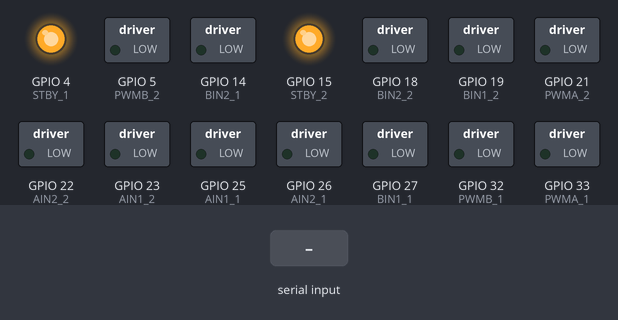
Bench run of a sketch on a simulated ESP32. Parts: switched loads named in the sketch (green lamp = pin HIGH), output pins drawn as LEDs (lit = HIGH). Inputs (shaded band) come from the test bench. What the sketch prints to the serial monitor is not drawn.

Above: at 1.2 s.
1.3 s: "F90\n" received over Serial
At 2.8 s:
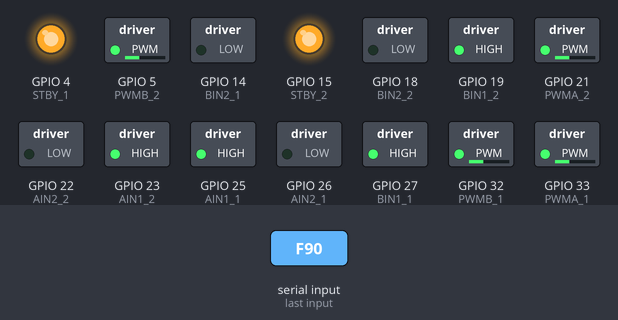
3.1 s: "S\n" received over Serial
At 4.4 s:
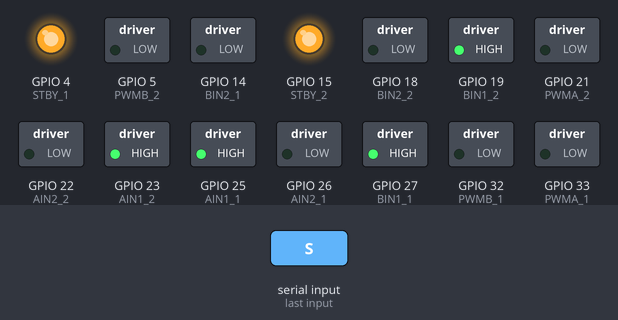
4.9 s: "M,45\n" received over Serial
At 5.9 s:
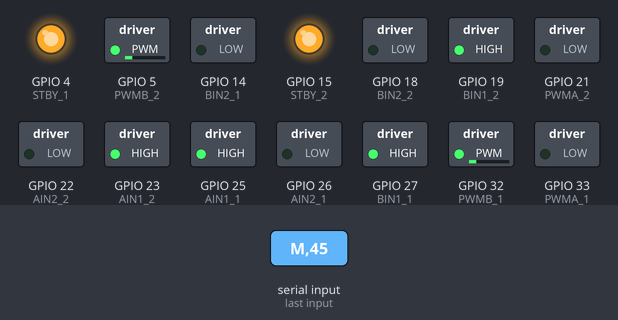
6.4 s: "B90\n" received over Serial
At 7.9 s:
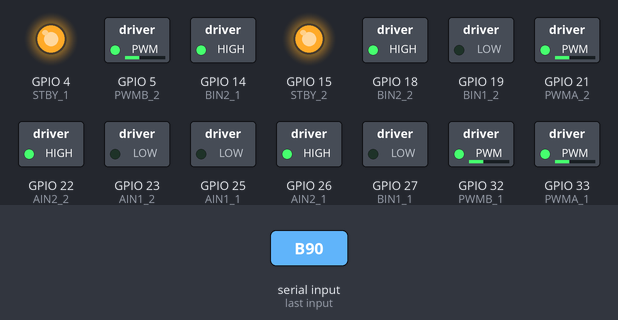
8.2 s: "L90\n" received over Serial
At 9.4 s:
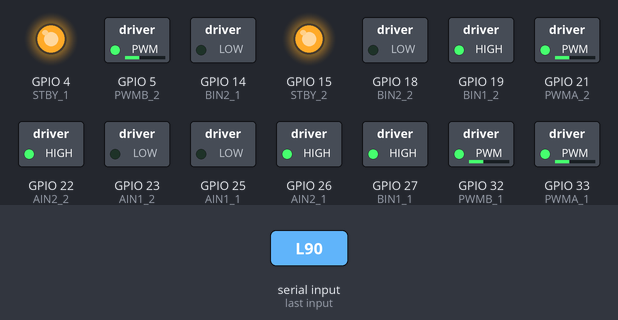
9.7 s: "R90\n" received over Serial
At 10.7 s:
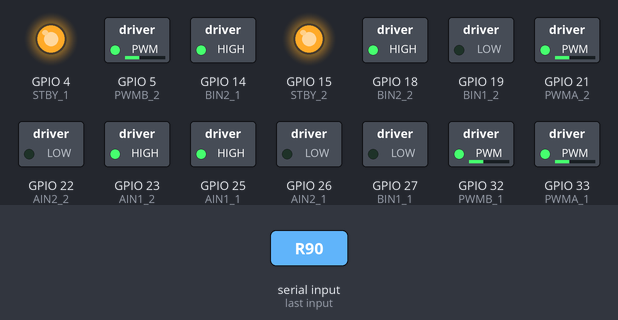
Timing chart, 0 to 12.2 s (numbered marks = the images above; inputs shaded):
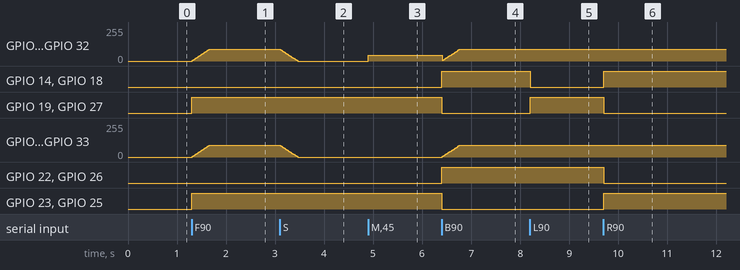

Measured:
- after the input at 1.3 s, GPIO 5 (PWMB_2), GPIO 21 (PWMA_2), GPIO 32 (PWMB_1), GPIO 33 (PWMA_1): moves from 0/255 to 90/255 over 0.35 s, starting at once; GPIO 19 (BIN1_2), GPIO 23 (AIN1_2), GPIO 25 (AIN1_1), GPIO 27 (BIN1_1): LOW → HIGH at once
- after the input at 3.1 s, GPIO 5 (PWMB_2), GPIO 21 (PWMA_2), GPIO 32 (PWMB_1), GPIO 33 (PWMA_1): moves from 90/255 to 0/255 over 0.35 s, starting at once
- after the input at 4.9 s, GPIO 5 (PWMB_2), GPIO 32 (PWMB_1): 0/255 → 45/255 at once
- after the input at 6.4 s, GPIO 14 (BIN2_1), GPIO 18 (BIN2_2), GPIO 22 (AIN2_2), GPIO 26 (AIN2_1): LOW → HIGH at once; GPIO 19 (BIN1_2), GPIO 23 (AIN1_2), GPIO 25 (AIN1_1), GPIO 27 (BIN1_1): HIGH → LOW at once; GPIO 21 (PWMA_2), GPIO 33 (PWMA_1): moves from 0/255 to 90/255 over 0.35 s, starting at once
- after the input at 8.2 s, GPIO 14 (BIN2_1), GPIO 18 (BIN2_2): HIGH → LOW at once; GPIO 19 (BIN1_2), GPIO 27 (BIN1_1): LOW → HIGH at once
- after the input at 9.7 s, GPIO 14 (BIN2_1), GPIO 18 (BIN2_2), GPIO 23 (AIN1_2), GPIO 25 (AIN1_1): LOW → HIGH at once; GPIO 19 (BIN1_2), GPIO 22 (AIN2_2), GPIO 26 (AIN2_1), GPIO 27 (BIN1_1): HIGH → LOW at once

The sketch:

esp32_main.ino
```cpp
#include <Arduino.h>

// TB6612FNG Motortreiber 1 vorne (Motor 1 + Motor 2)
#define AIN1_1 25
#define AIN2_1 26
#define PWMA_1 33
#define BIN1_1 27
#define BIN2_1 14
#define PWMB_1 32
#define STBY_1 4

// TB6612FNG Motortreiber 2 hinten (Motor 3 + Motor 4)
#define AIN1_2 23
#define AIN2_2 22
#define PWMA_2 21
#define BIN1_2 19
#define BIN2_2 18
#define PWMB_2 5
#define STBY_2 15

// PWM-Kanäle
#define CH_PWMA_1 0
#define CH_PWMB_1 1
#define CH_PWMA_2 2
#define CH_PWMB_2 3

// Globale Variablen
int currentPWM;// aktuelle Geschwindigkeit, wird immer aktualisiert
int targetPWM; // Zielgeschwindigkeit
bool motorsAreStopping = false;
bool directontrolActive = false;
float motorCorrection[4] = {1.00, 1.00, 1.00, 1.00};

void setup() {
  Serial.begin(115200);

  // Motor 1 + 2 (Treiber 1)
  pinMode(AIN1_1, OUTPUT);
  pinMode(AIN2_1, OUTPUT);
  pinMode(PWMA_1, OUTPUT);
  pinMode(BIN1_1, OUTPUT);
  pinMode(BIN2_1, OUTPUT);
  pinMode(PWMB_1, OUTPUT);
  pinMode(STBY_1, OUTPUT);

  // Motor 3 + 4 (Treiber 2)
  pinMode(AIN1_2, OUTPUT);
  pinMode(AIN2_2, OUTPUT);
  pinMode(PWMA_2, OUTPUT);
  pinMode(BIN1_2, OUTPUT);
  pinMode(BIN2_2, OUTPUT);
  pinMode(PWMB_2, OUTPUT);
  pinMode(STBY_2, OUTPUT);

  // Treiber aktivieren
  digitalWrite(STBY_1, HIGH);
  digitalWrite(STBY_2, HIGH);

  // PWM Setup
  ledcSetup(CH_PWMA_1, 5000, 8);
  ledcAttachPin(PWMA_1, CH_PWMA_1);

  ledcSetup(CH_PWMB_1, 5000, 8);
  ledcAttachPin(PWMB_1, CH_PWMB_1);

  ledcSetup(CH_PWMA_2, 5000, 8);
  ledcAttachPin(PWMA_2, CH_PWMA_2);

  ledcSetup(CH_PWMB_2, 5000, 8);
  ledcAttachPin(PWMB_2, CH_PWMB_2);

  emergencyStop();
  Serial.println("✅ Roboter bereit! Warte auf Befehle: F (vor), B (zurück), L (links), R (rechts), S (stopp), N (notaus)");
}

unsigned long lastUpdateTime = 0;
const unsigned long updateInterval = 20; // alle 20ms
String serialBuffer = "";

void loop() {
  if (Serial.available()) {
    char incoming = Serial.read();
    if (incoming == '\n') {
      processCommand(serialBuffer);
      serialBuffer = ""; // Buffer leeren nach Verarbeitung
    } else {
      serialBuffer += incoming; // Zeichen anhängen
    }
  }

  if (millis() - lastUpdateTime >= updateInterval) {
    updateMotors();
    lastUpdateTime = millis();
  }
}

void processCommand(String input) {
  input.trim();
  if (input.length() == 0) return;

  char cmd = input.charAt(0); // erstes Zeichen = Befehl

  // Modell 2: Direktansteuerung der linken und rechten Seite
  if (cmd == 'M') {
    int commaIndex = input.indexOf(',');
    if (commaIndex != -1) {
      int left = input.substring(1, commaIndex).toInt();
      int right = input.substring(commaIndex + 1).toInt();
      controlMotorsDirect(left, right);
    } else {
      Serial.println("❌ Ungültiges M-Format. Beispiel: M120,100");
    }
    return;
  }

  // Modell 1: klassische Richtung + Geschwindigkeit
  int speed = 200;
  if (input.length() > 1) {
    speed = input.substring(1).toInt();
    if (speed < 0) speed = 0;
    if (speed > 255) speed = 255;
  }

  if (cmd == 'F') {
    targetPWM = speed;
    driveForward();
  } else if (cmd == 'B') {
    targetPWM = speed;
    driveBackward();
  } else if (cmd == 'L') {
    targetPWM = speed;
    turnLeft();
  } else if (cmd == 'R') {
    targetPWM = speed;
    turnRight();
  } else if (cmd == 'S') {
    stopMotors();
  } else if (cmd == 'N') {
    emergencyStop();
  } else {
    Serial.print("❌ Ungültiger Befehl: ");
    Serial.println(cmd);
  }
}

void driveForward() {
  directontrolActive = false;
  // Vorwärts für alle Motoren
  setMotor(1, true);
  setMotor(2, true);
  setMotor(3, true);
  setMotor(4, true);

  Serial.println("🚗 Vorwärts");
}

void driveBackward() {
  directontrolActive = false;
  // Rückwärts für alle Motoren
  setMotor(1, false);
  setMotor(2, false);
  setMotor(3, false);
  setMotor(4, false);

  Serial.println("🚙 Rückwärts");
}

void turnLeft() {
  directontrolActive = false;
  // Linksdrehen (Motoren gegenläufig)
  setMotor(1, false);
  setMotor(2, true);
  setMotor(3, false);
  setMotor(4, true);

  Serial.println("↩️ Links drehen");
}

void turnRight() {
  directontrolActive = false;
  // Rechtsdrehen (Motoren gegenläufig)
  setMotor(1, true);
  setMotor(2, false);
  setMotor(3, true);
  setMotor(4, false);

  Serial.println("↪️ Rechts drehen");
}

void emergencyStop() {
  directontrolActive = false;
  // Alles stoppen
  ledcWrite(CH_PWMA_1, 0);
  ledcWrite(CH_PWMB_1, 0);
  ledcWrite(CH_PWMA_2, 0);
  ledcWrite(CH_PWMB_2, 0);

  currentPWM = 0;
  targetPWM = 0;
  Serial.println("🚨 NOT-AUS aktiviert!");
}

void stopMotors() {
  directontrolActive = false;
  motorsAreStopping = true;
  targetPWM = 0;
  Serial.println("🛑 Stoppen eingeleitet");
}

void updateMotors() {
  if (directontrolActive) return; // bei Modell 2: nichts tun

  if (motorsAreStopping) {
    if (currentPWM > 0) {
      currentPWM -= 5;
      if (currentPWM < 0) currentPWM = 0;
    }
    if (currentPWM == 0) {
      motorsAreStopping = false; // fertig mit Bremsen
    }
  } else {
    if (currentPWM < targetPWM) {
      currentPWM += 5;
      if (currentPWM > targetPWM) currentPWM = targetPWM;
    } else if (currentPWM > targetPWM) {
      currentPWM -= 5;
      if (currentPWM < targetPWM) currentPWM = targetPWM;
    }
  }

  // Motoren aktualisieren
  ledcWrite(CH_PWMA_1, currentPWM);
  ledcWrite(CH_PWMB_1, currentPWM);
  ledcWrite(CH_PWMA_2, currentPWM);
  ledcWrite(CH_PWMB_2, currentPWM);
}

void setMotor(int motorNum, bool forward) {
  switch(motorNum) {
    case 1:
      digitalWrite(AIN1_1, forward ? HIGH : LOW);
      digitalWrite(AIN2_1, forward ? LOW : HIGH);
      break;
    case 2:
      digitalWrite(BIN1_1, forward ? HIGH : LOW);
      digitalWrite(BIN2_1, forward ? LOW : HIGH);
      break;
    case 3:
      digitalWrite(AIN1_2, forward ? HIGH : LOW);
      digitalWrite(AIN2_2, forward ? LOW : HIGH);
      break;
    case 4:
      digitalWrite(BIN1_2, forward ? HIGH : LOW);
      digitalWrite(BIN2_2, forward ? LOW : HIGH);
      break;
  }
}

void controlMotorsDirect(int left, int right) {
  motorsAreStopping = false;
  directontrolActive = true;

  // Begrenzung der Eingabe auf gültige Werte
  left = constrain(left, -255, 255);
  right = constrain(right, -255, 255);

  // Richtung setzen
  bool leftForward = (left >= 0);
  bool rightForward = (right >= 0);

  // Links (Motor 1 & 3)
  setMotor(1, leftForward);
  setMotor(3, leftForward);

  // Rechts (Motor 2 & 4)
  setMotor(2, rightForward);
  setMotor(4, rightForward);

  // PWM setzen (Betrag der Werte)
  ledcWrite(CH_PWMA_1, applyCorrection(1, left)); // Motor 1 (vorne links)
  ledcWrite(CH_PWMA_2, applyCorrection(3, left)); // Motor 3 (hinten links)
  ledcWrite(CH_PWMB_1, applyCorrection(2, right)); // Motor 2 (vorne rechts)
  ledcWrite(CH_PWMB_2, applyCorrection(4, right)); // Motor 4 (hinten rechts)

  Serial.print("🎯 Direktsteuerung: L=");
  Serial.print(left);
  Serial.print(" R=");
  Serial.println(right);
}

int applyCorrection(int motorNum, int basePWM) {
  float factor = motorCorrection[motorNum - 1];
  int corrected = int(abs(basePWM) * factor);
  if (corrected > 255) corrected = 255;
  return corrected;
}
```
